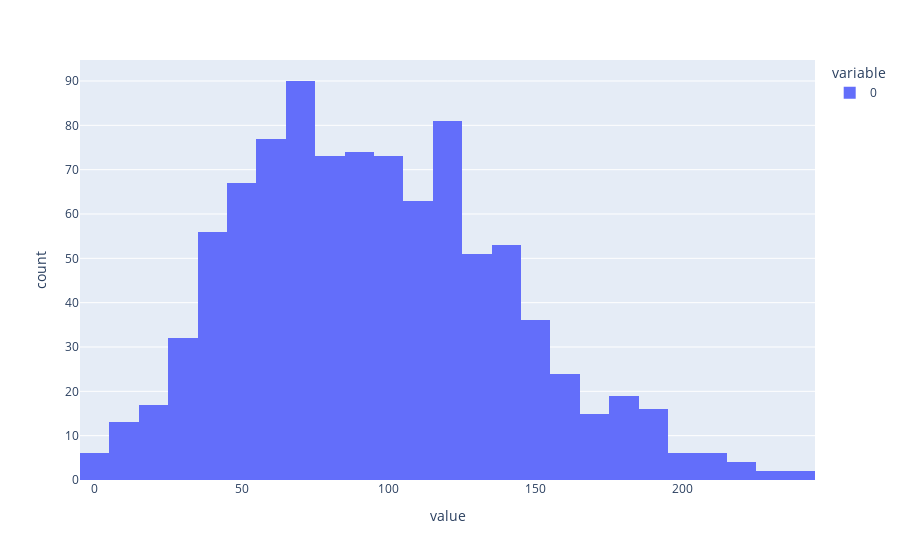

This figure's notebook cell:
### Code cell
px.histogram(provider_reputation_payoffs)

### Figure 1 — Plotly figure (JSON) as saved in the notebook; plotly's stock layout.template omitted (floating-point values rounded to 4 significant figures; data arrays with more than 128 entries replaced by an {"elided": "..."} marker saying what was removed)
{"data": [{"alignmentgroup": "True", "bingroup": "x", "hovertemplate": "variable=0<br>value=%{x}<br>count=%{y}<extra></extra>", "legendgroup": "0", "marker": {"color": "#636efa", "pattern": {"shape": ""}}, "name": "0", "offsetgroup": "0", "orientation": "v", "showlegend": true, "type": "histogram", "x": {"elided": "1000 float values"}, "xaxis": "x", "yaxis": "y"}], "layout": {"barmode": "relative", "legend": {"title": {"text": "variable"}, "tracegroupgap": 0}, "margin": {"t": 60}, "xaxis": {"anchor": "y", "domain": [0, 1], "title": {"text": "value"}}, "yaxis": {"anchor": "x", "domain": [0, 1], "title": {"text": "count"}}}}
